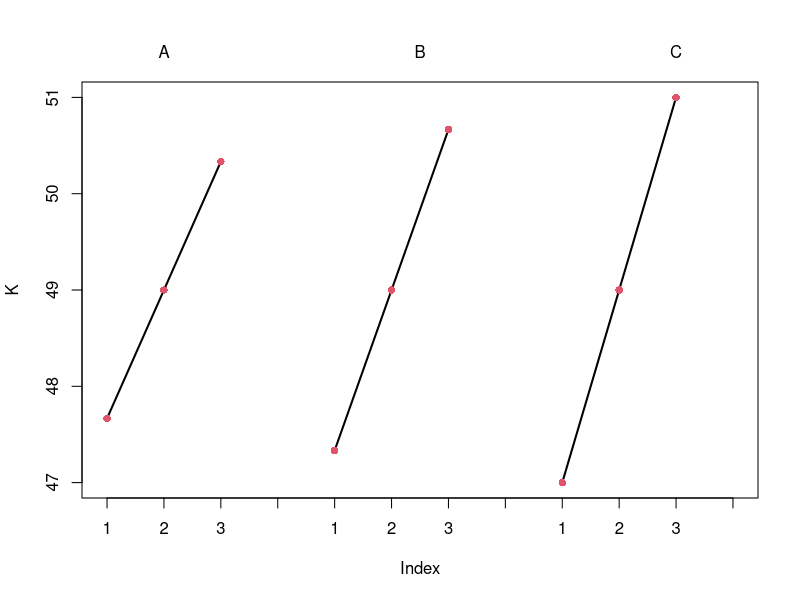
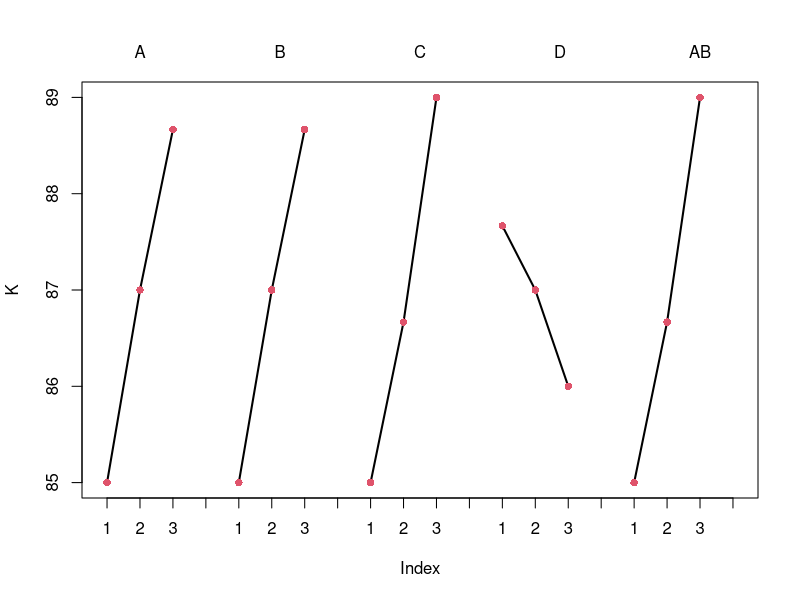
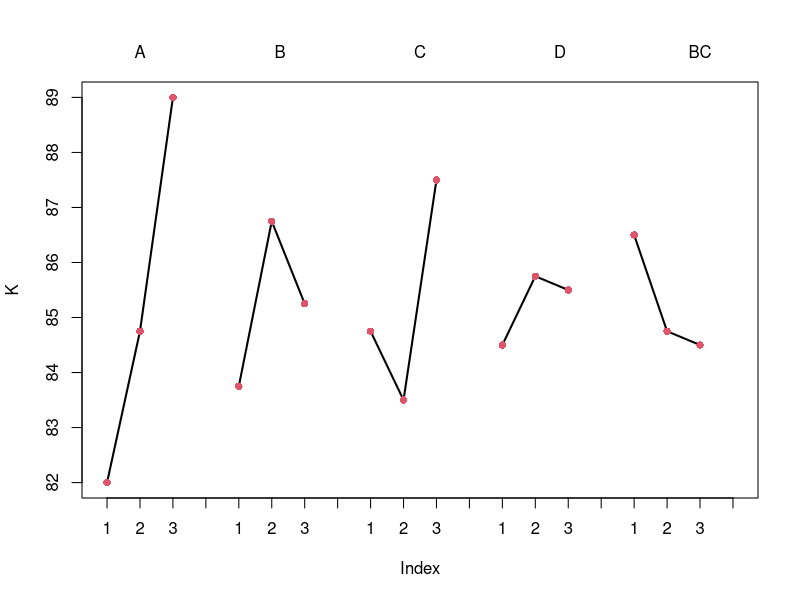

R code for these plots, in order:
#例4.2.1
# 正交试验数据（L9, 3因素3水平）
process <- data.frame(
  run = 1:9,
  A = c(1,1,1,2,2,2,3,3,3),
  B = c(1,2,3,1,2,3,1,2,3),
  C = c(1,2,3,2,3,1,3,1,2),
  y = c(45, 48, 50, 46, 52, 49, 51, 47, 53)
)

# 因子列
X <- process[, 2:4]

# 结果列
y <- process$y


#直观分析
##########计算各水平观测值总和、均值
oa.range=function(X,y){
  X=as.matrix(X)#转换为矩阵
  result=list()#建立结果列表
  n1=ncol(X)#n1:X的列数
  x=unique(as.vector(X))#数据转为向量后剔除重复元素，列出互不相同的元素，即水平1,2,3,...,q
  a=length(x)#算出不同元素的个数，也就是水平数q
  A1=matrix(0,a,n1);A2=A1;A3=A1#创建元素全为0，行数为a，列数为n1的矩阵A1,A2以及A3
  for(i in x){
    G=1*(X==i)#通过相乘把逻辑值转换为数值，或用apply(X==i,2,as.numeric)转换为对应数值矩阵。G矩阵中对应i水平所在的位置赋值1，其余位置赋为0
    A1[i,]=apply(G*y,2,sum)#G的每一列与数据结果列y对应元素相乘，代表把值为1的位置赋值为所在行的数据结果。算出每列的求和，即为该列i水平的和Ti
    A2[i,]=apply(G,2,sum)#算出每列和，即为出现i水平的个数
    A3[i,]=A1[i,]/A2[i,]#Ti/水平重复数=\bar{Ti}
  }
  R=matrix(0,2,n1)#创建元素为0，行数为2，列数为n1的矩阵R
  #for(j in 1:n1){R[,j]=range(A3[,j][!is.na(A3[,j])])}
  for(j in 1:n1){R[,j]=range(A3[,j], na.rm = TRUE)}#去除空值后，给出每列的最大最小值
  result$Ksum=A1#result的Ksum列表包括所有列的Ti
  result$Kmean=A3#result的Kmean列表包括所有列的\bar{Ti}
  result$Max.min=R#result的Max.min列表包括所有列的最大最小值
  result$Range=R[2,]-R[1,]#result的Max.min列表包括所有列的极差
  result$Korder=colnames(X)[order(result$Range,decreasing = T)]####################利用列名来排主次顺序
  result#输出结果
}

##########水平均值图
oa.rplot=function(Kmean,Kset){#####################利用列名来列出对应的均值图
  nk1=nrow(Kmean);nk2=ncol(Kmean)#nk1:均值矩阵的行数，nk2：均值矩阵的列数
  K=as.vector(rbind(Kmean,NA))#与NA向量行合并后转换为向量，即按列展开Kmean，并在每两列间加NA隔开
  n3=length(K)#n3：向量K的长度
  plot(K,type="l",lwd=2,xaxt="n")  #type="l" 显示线条，lwd：线条宽度为2,xaxt = "n" 隐藏横坐标轴
  points(K,col=2,pch=16)#pch:点的形状,col:点的颜色
  Cset=rep(c(1:nk1,NA),nk2)#横坐标轴向量
  axis(1,at=seq(1,n3,1),label=Cset)#1表示在图形的下方绘制坐标轴，seq(from,to,by)函数是产生等距间隔数列的函数
  axis(3,at=seq(2,n3-1,length.out =length(Kset)),tick=F,label=Kset)#3表示在图形的上方绘制坐标轴，写上对应的因子名
}



result.process=oa.range(X,y)#代入正交表因子列以及数据结果列
result.process
oa.rplot(result.process$Kmean,colnames(X))#画出水平均值图





#方差分析
data.process=data.frame(apply(X,2,factor),y)#建立数据框
aov.process=aov(y~A+B+C,data=data.process)#方差分析
summary(aov.process)






##########先把小于误差均方和的因子/交互作用均方和对应的平方和归入到误差平方和中，得到调整的方差分析表1；
##########再在方差分析表1中把不显著的因子/交互作用平方和（p值大于给定的显著性水平alpha，默认为0.1）归入误差平方和中，得到最终的方差分析表。
anova.adj=function(fm,alpha=0.1){
  tab=summary(fm)[[1]]
  a0=which(tab[1:nrow(tab)-1,3]<tab[nrow(tab),3])#找出小于误差均方和的因子均方和所在位置
  if(length(a0)>=1) {
    for(i in 1:length(a0)){
      tab[nrow(tab),1]=tab[nrow(tab),1]+tab[a0[i],1]#把对应因子自由度并入误差自由度
      tab[nrow(tab),2]=tab[nrow(tab),2]+tab[a0[i],2]}#把对应因子平方和并入误差平方和
    tab[nrow(tab),3]=tab[nrow(tab),2]/tab[nrow(tab),1]#重新计算误差均方和
    tab=tab[-a0,]#去除不显著因子所在行
    tab[1:nrow(tab)-1,4]=tab[1:nrow(tab)-1,3]/tab[nrow(tab),3]#重新计算各因子F比
    for(i in 1:nrow(tab)-1){
      tab[i,5]=pf(tab[i,4],tab[i,1],tab[nrow(tab),1],lower.tail = FALSE)}#计算对应p值
  }
  print("调整方差分析表1(确定显著因子/交互作用)")
  print(tab)
  a=which(tab[1:nrow(tab)-1,5]>alpha)#找出不显著的因子平方和所在位置
  if(length(a)>=1) {
    for(i in 1:length(a)){
      tab[nrow(tab),1]=tab[nrow(tab),1]+tab[a[i],1]#把不显著因子自由度并入误差自由度
      tab[nrow(tab),2]=tab[nrow(tab),2]+tab[a[i],2]}#把不显著因子平方和并入误差平方和
    tab[nrow(tab),3]=tab[nrow(tab),2]/tab[nrow(tab),1]#重新计算误差均方和
    tab=tab[-a,]#去除不显著因子所在行
    tab[1:nrow(tab)-1,4]=tab[1:nrow(tab)-1,3]/tab[nrow(tab),3]#重新计算各因子F比
    for(i in 1:nrow(tab)-1){
      tab[i,5]=pf(tab[i,4],tab[i,1],tab[nrow(tab),1],lower.tail = FALSE)}#计算对应p值
  }
  print("调整方差分析表2(确定新误差均方和与自由度)")
  print(tab[nrow(tab),1:3])
  tab
}

#例4.2.1
#调整方差分析表
adj.process=anova.adj(aov.process)









#例4.3.1
# 例4.3.1 正交试验（含交互作用）
medicine <- data.frame(
  run = 1:9,
  A = c(1,1,1,2,2,2,3,3,3),
  B = c(1,2,3,1,2,3,1,2,3),
  C = c(1,2,3,2,3,1,3,1,2),
  D = c(1,2,3,3,1,2,2,3,1),
  AB = c(1,2,3,2,3,1,3,1,2),  # 交互作用列
  y = c(82, 85, 88, 84, 90, 87, 89, 86, 91)
)

# 因子与交互作用列
X <- medicine[, c("A", "B", "C", "D", "AB")]

# 结果列
y <- medicine$y
#直观分析
result.medicine=oa.range(X,y)#代入正交表因子列以及数据结果列
result.medicine
oa.rplot(result.medicine$Kmean,colnames(X))#画出水平均值图
#方差分析
data.medicine=data.frame(apply(X,2,factor),y)#建立数据框
aov.medicine=aov(y~A+B+A:B+C+D,data=data.medicine)#方差分析
summary(aov.medicine)
adj.medicine=anova.adj(aov.medicine)









##########最优搭配
oa.com=function(X,y,z,k=1){#k=1（默认）代表指标是望大特性，选择最大值；否则指标是望小特性（例如可取k=0），选择最小值;z取交互作用字符，如“AB"
  X=as.matrix(X)#转换为矩阵
  com=list()#建立结果列表
  z=c(substr(z,1,1),substr(z,2,2))#分出交互作用中的两个因子名,substr(x, start, stop)
  A=X[,colnames(X)==z[1]]#找到对应因子所在列
  B=X[,colnames(X)==z[2]]
  x1=unique(A)#数据转为向量后剔除重复元素，列出互不相同的元素，即水平1,2,3,...,q
  a1=length(x1)#算出不同元素的个数，也就是水平数q
  x2=unique(B)#数据转为向量后剔除重复元素，列出互不相同的元素，即水平1,2,3,...,q
  a2=length(x2)#算出不同元素的个数，也就是水平数q
  G=matrix(0,a1,a2);col=rep(NA,a2);row=rep(NA,a1);
  for(i in x1){
    for(j in x2){
      G[i,j]=sum((A==i)*(B==j)*y)/sum((A==i)*(B==j))#找出AiBj搭配下的数据，求取均值
      col[j]=paste(z[2], j, sep = "")#列名序列，如B与j的字符合并为Bj
    }
    row[i]=paste(z[1], i, sep = "")#行名序列
  }
  colnames(G)=col;rownames(G)=row#添加二元搭配表的行名、列名
  if(k==1){
    optimal=t(rbind(z,which(G==max(G),arr.ind = TRUE)))}#指标为望大特性，选取最大值
  else{optimal=t(rbind(z,which(G==min(G),arr.ind = TRUE)))}#否则选取最小值
  colnames(optimal)=NULL;rownames(optimal)=NULL#去除最优搭配中的行名、列名
  com$G=G#二元搭配表
  com$optimal=optimal#最优搭配
  com#输出结果
}

##########估计
oa.estimate=function(comb,X,y,adj.fm,alpha){#comb: 最佳水平组合，如c("A2B1","C2","A2"...),，若单独因子A也显著，则需要再写上“A2”(与交互作用中的水平要对应);alpha：置信水平中的参数
  estimate=list()#建立结果列表
  lb=length(comb)#显著因子/交互作用总个数
  X=as.matrix(X)#转换为矩阵
  n=nrow(X)#n:X的行数
  G=matrix(0,n,lb+1)#创建元素全为0，行数为n，列数为lb+1的矩阵G
  G[,ncol(G)]=matrix(1,n,1)/n#让矩阵G最后一列为\bar{y}中的所有分量
  for(i in 1:lb){
    if(nchar(comb[i])>2){#字符串长度大于2，则存在交互作用，例如A:B
      JH=strsplit(comb[i],"")[[1]]#分割字符串，得到A,i,B,j的序列
      Tj=rep(0,n);Th=rep(0,n)
      bb=comb[-i]#去掉第i个字符串去寻找剩余字符串中是否有显著的单独因子A,B
      j=grep(JH[1],bb)#找出其他字符中带交互作用A:B中的因子A
      h=grep(JH[3],bb)#找出其他字符中带交互作用A:B中的因子B
      if(length(j)>0&&length(which(nchar(bb[j])==2))>0){#若其他字符中有单独的因子A，则因子A显著，ai不等于0，算出对应的估计
        Tj=1*(X[,colnames(X)==JH[1]]==JH[2])
        Tj=Tj/sum(Tj)-G[,ncol(G)]
      }
      if(length(h)>0&&length(which(nchar(bb[h])==2))>0){#若其他字符中有单独的因子B，则因子B显著，bj不等于0，算出对应的估计
        Th=1*(X[,colnames(X)==JH[3]]==JH[4])
        Th=Th/sum(Th)-G[,ncol(G)]
      }
      Tjh=(X[,colnames(X)==JH[1]]==JH[2])*(X[,colnames(X)==JH[3]]==JH[4])#找出最优搭配分量
      G[,i]=Tjh/sum(Tjh)-Tj-Th-G[,ncol(G)]#计算交互作用效应分量
    }else{
      J=strsplit(comb[i],"")[[1]]
      G[,i]=1*(X[,colnames(X)==J[1]]==J[2])#找出显著因子水平\bar{T_{jk}}的分量
      G[,i]=G[,i]/sum(G[,i])-G[,ncol(G)]#计算单独因子效应分量
    }
  }
  k=apply(G,1,sum)#最优水平组合下指标均值的估计分量ki
  ne=1/sum(k^2)#计算ne=1/sum(ki^2)
  mu=sum(k*y)#显著水平组合下指标均值的估计sum(ki*yi)
  sigma=sqrt(adj.fm[nrow(adj.fm),3])#提取调整后的误差均方和，开根号得sigma估计
  lower.inter=mu-qt(1-alpha/2,adj.fm[nrow(adj.fm),1])*sigma/sqrt(ne)#计算置信区间下限
  upper.inter=mu+qt(1-alpha/2,adj.fm[nrow(adj.fm),1])*sigma/sqrt(ne)#计算置信区间上限
  estimate$mu=mu
  estimate$lower.inter=lower.inter
  estimate$upper.inter=upper.inter
  estimate$ne=ne
  estimate
}

#例4.3.1
#最优搭配
oa.com(X,y,"AB")
#估计
comb.medicine=c("A2B1","C2")#显著因子及其对应最优水平
oa.estimate(comb.medicine,X,y,adj.medicine,0.05)





#习题
# antibiotics 正交试验数据（不读 csv）
antibiotics <- data.frame(
  run = 1:12,
  A = c(1,1,1,2,2,2,3,3,3,1,2,3),
  B = c(1,2,3,1,2,3,1,2,3,3,1,2),
  C = c(1,2,3,2,3,1,3,1,2,2,3,1),
  D = c(1,2,3,3,1,2,2,3,1,1,2,3),
  AB = c(1,2,3,2,3,1,3,1,2,3,2,1),
  BC = c(1,2,3,3,1,2,2,3,1,2,3,1),
  y = c(78, 82, 85, 80, 88, 84, 90, 86, 89, 83, 87, 91)
)
X <- antibiotics[, c(2:5, 7)]  # A B C D BC
y <- antibiotics[, 8]          # y

result.antibiotics=oa.range(X,y)#代入正交表因子列以及数据结果列
result.antibiotics
oa.rplot(result.antibiotics$Kmean,colnames(X))#画出水平均值图
#方差分析
data.antibiotics=data.frame(apply(X,2,factor),y)#建立数据框
aov.antibiotics=aov(y~A+B+C+A:B+B:C,data=data.antibiotics)
summary(aov.antibiotics)
adj.antibiotics=anova.adj(aov.antibiotics)




#最优搭配
oa.com(X,y,"AB")#望大特性，默认k=1
#估计
comb.antibiotics=c("A2B1","C1","A2")#显著因子及其对应最优水平，若单独因子A也显著，则需要再写上“A2”(与交互作用中的水平要对应)
oa.estimate(comb.antibiotics,X,y,adj.antibiotics,0.05)






















































###课后习题
#习题: 4.3-1,2,3
#（word、pdf格式均可，文件命名为学号+名字+作业4），并于12.9前上传至ftp://10.3.19.43上对应的文件夹内，
# 即实验设计//23统计//作业提交//作业4。
#（ftp://10.3.19.43/%CA%B5%D1%E9%C9%E8%BC%C6/23%CD%B3%BC%C6/%D7%F7%D2%B5%CC%E1%BD%BB/%D7%F7%D2%B54/）


